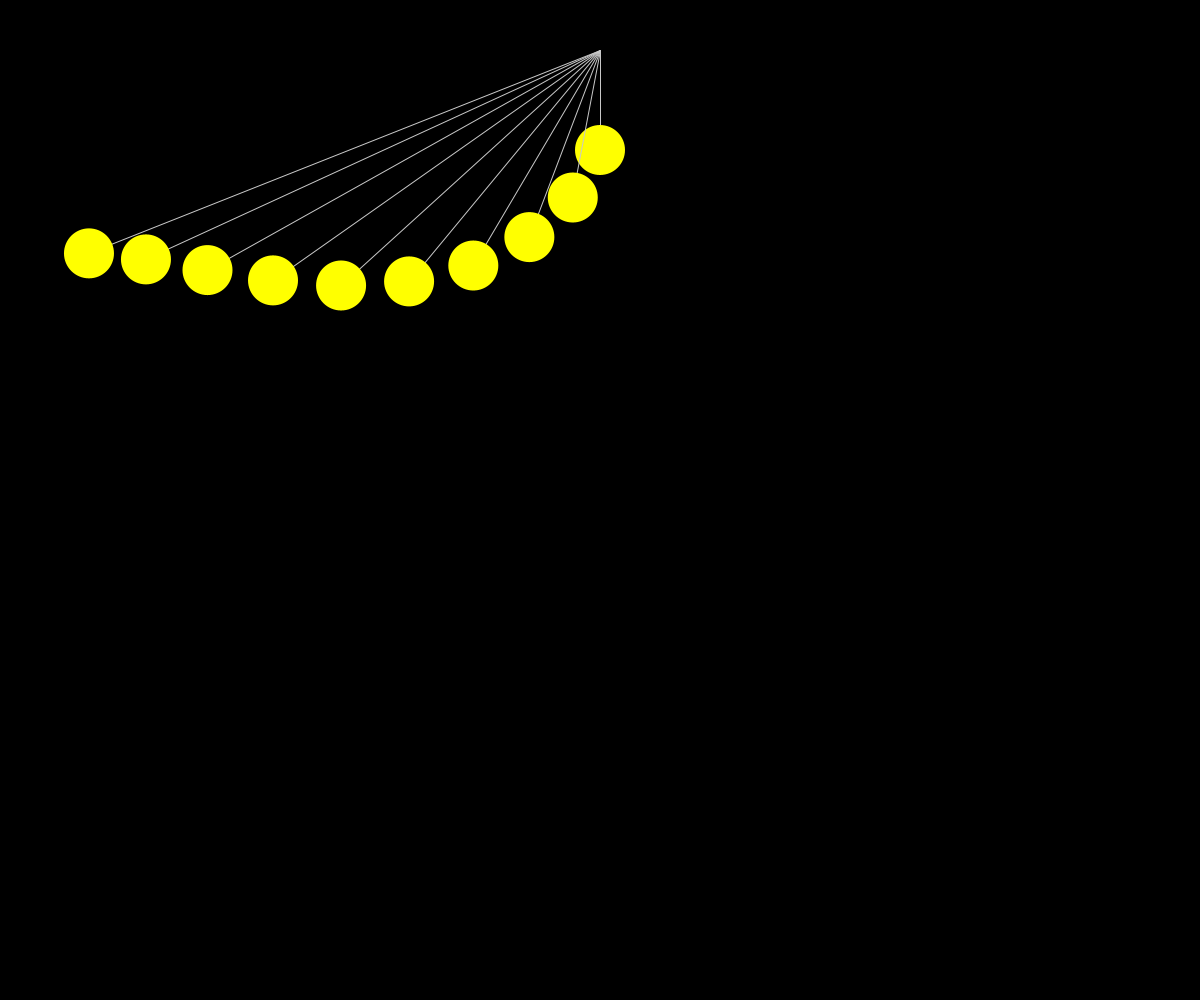
Frame 1 (no input)
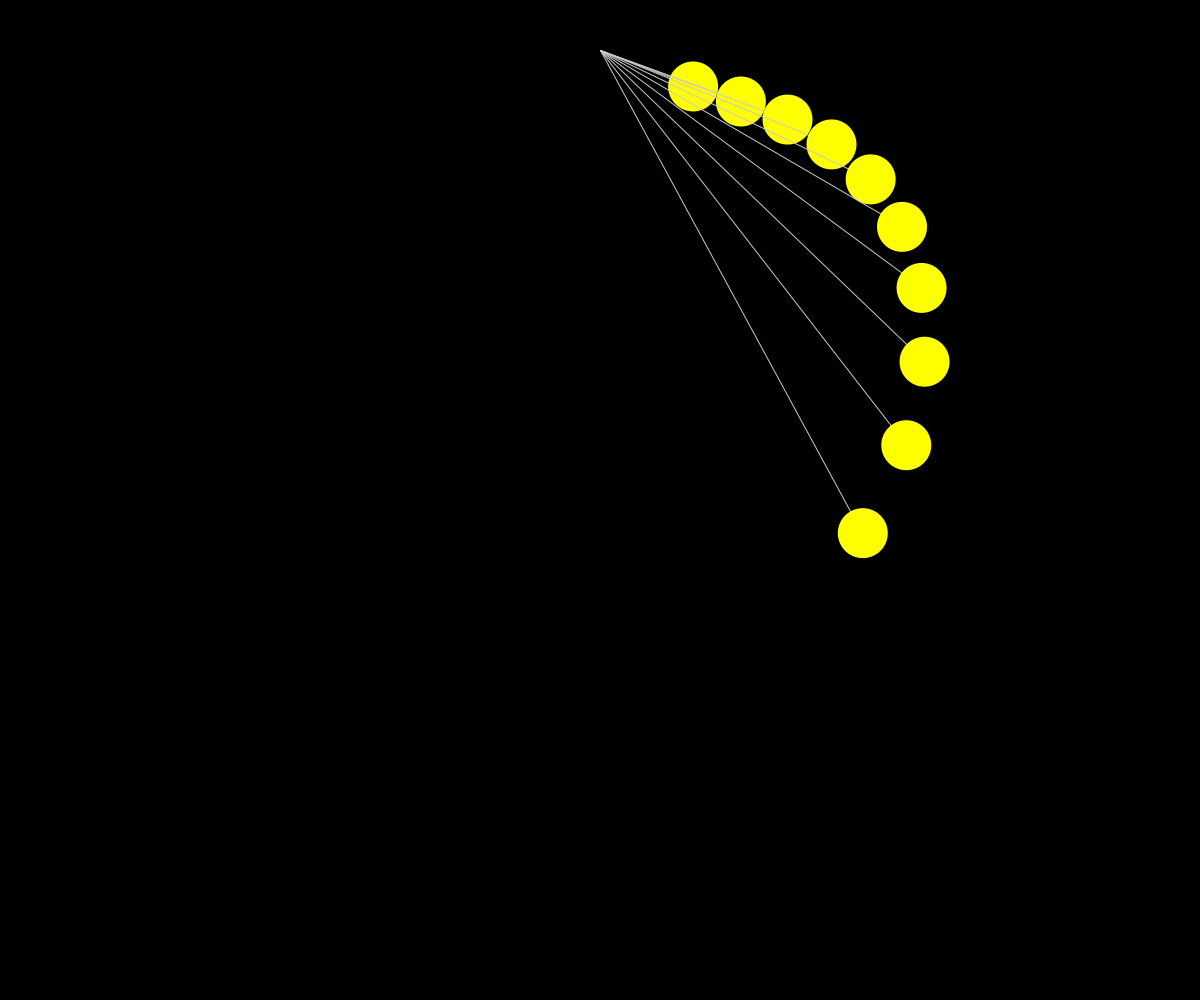
Frame 60 (the mouse pressed at the canvas centre just before this capture)
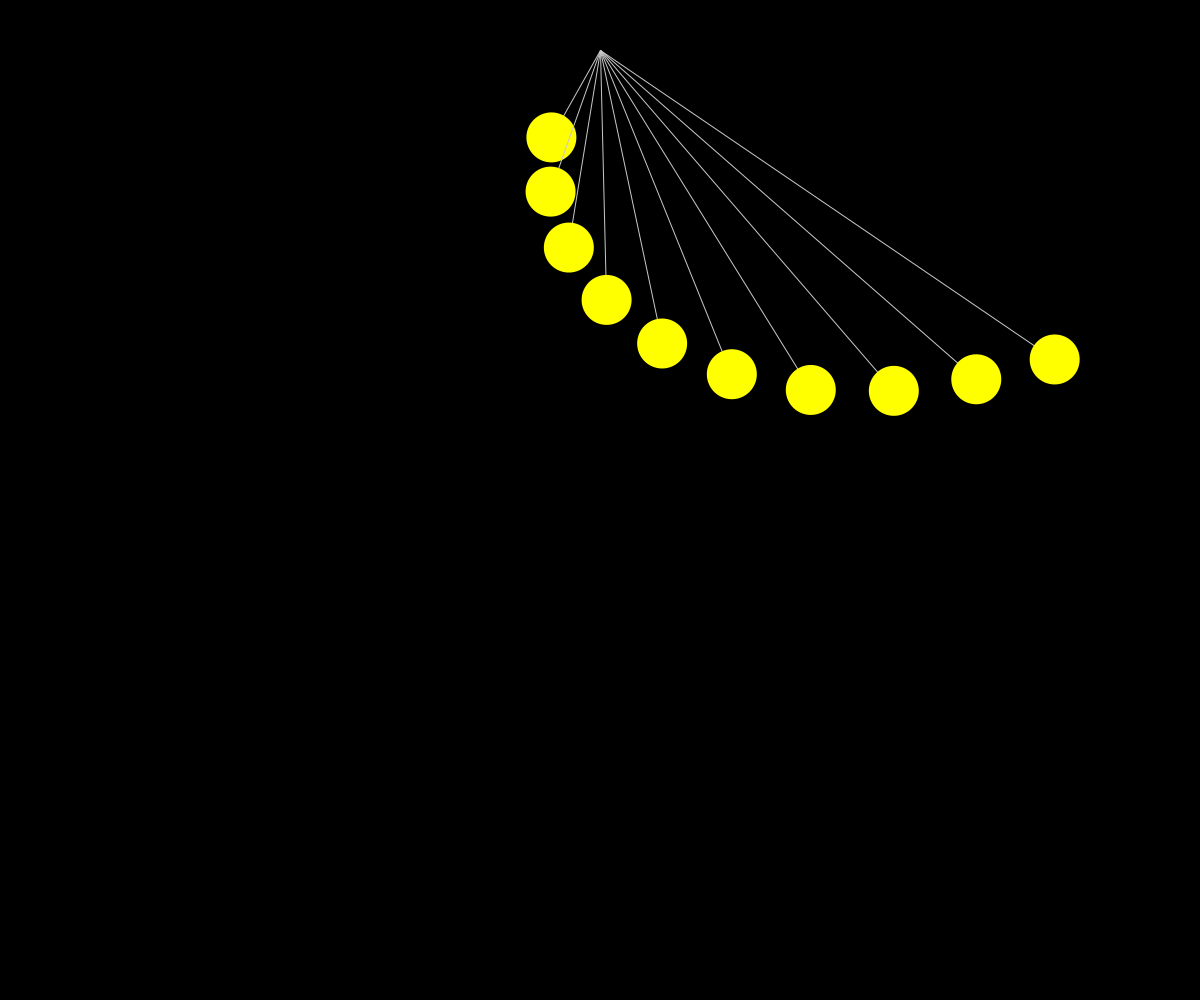
Frame 120 (the mouse held since frame 60 and released just before this capture)

The Processing sketch that drew these frames (run headless with seeded random() and noise(); from frame 60 on, the mouse is pressed at the canvas centre):

// Processing sketch: Kids_on_a_swing
// ── Kids_on_a_swing.pde
//PARAMETERS
int numKids = 10;
float minChainLength = 100;
float maxAngle = 70; //degrees
float delayBetweenReleases = 0.15;
boolean drawChains = true;

float timeBetweenFrames = .03;
float heightOfBar = 0.05; //max 1.0
color ballColour = color(255, 255, 0);
float kidSizeFactor = 1;


//CALCULATED VALUES
float xC; 
float yC;
float[] r;
float[] releaseTime;
float KidSize;
float maxDeflection = radians(maxAngle);
float time = 0.0;

//MAIN PROGRAM - GETS RUN ONCE WHEN THE PROGRAM STARTS
void setup(){
  background(0);
  size(1200,1000);
  
  xC = width/2;
  yC = heightOfBar*height;
  float availableWidth = min(xC, height-yC);
  KidSize = kidSizeFactor * (availableWidth - minChainLength)/numKids;
  r = new float[numKids];
  releaseTime = new float[numKids];
  
  //SET RELEASE TIMES
  for(int i = 0; i<numKids; i++){
    r[i] = minChainLength + i*KidSize;
    releaseTime[i] = i * delayBetweenReleases;
  }
}

//GETS CALLED REPEATEDLY (ABOUT 30 TIMES/SEC) AS SOON AS setup() 
//HAS FINISHED RUNNING
void draw() {
  background(0); //RESETS THE BACKGROUND COLOR EACH FRAME
  
  //LOOPS THROUGH EACH KID AND CALCULATES HER/HIS ANGLE AND (X,Y) POSITION
  for( int i = 0; i < numKids; i++ ){
    float theta = 3*PI/2 + maxDeflection*sin(time-releaseTime[i]);
    float xKid = xC + r[i]*cos(theta); 
    float yKid = yC - r[i]*sin(theta); 
    
    if (drawChains == true) { //DRAWS THE SWING'S CHAIN, IF DESIRED
      stroke(200);
      line(xC, yC, xKid, yKid);
    }
    
    noStroke();
    fill( ballColour );
    ellipse( xKid, yKid, KidSize, KidSize ); //DRAWS ONE BALL IN ITS CURRENT POSITION
  }
    
  time = time + timeBetweenFrames;
}
